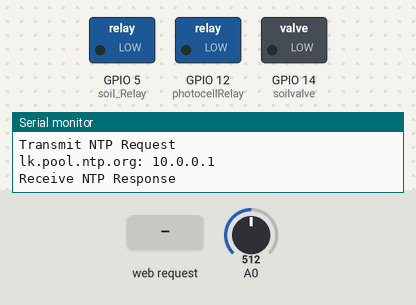
The sketch below on a simulated ESP8266 (NodeMCU). Parts: switched loads named in the sketch (green lamp = pin HIGH), the last lines printed to the serial monitor. Inputs (shaded band) come from the test bench; at power-on: A0 = 512. WiFi joins after 1.5 s; servers stay silent unless stated.

Above: at 2.7 s.
2.8 s: HTTP request GET /garden/soil/1 received
At 3.8 s:
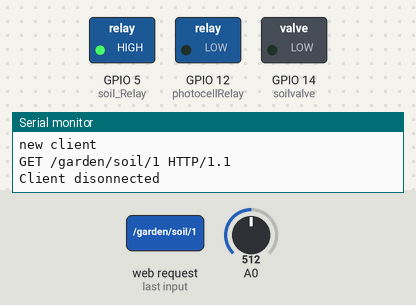
4.3 s: HTTP request GET /garden/soilvalve/1 received
At 5.0 s:
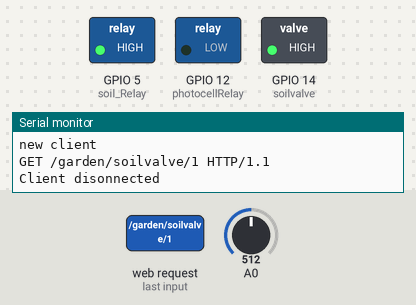
5.8 s: HTTP request GET /garden/soil/0 received
At 6.1 s:
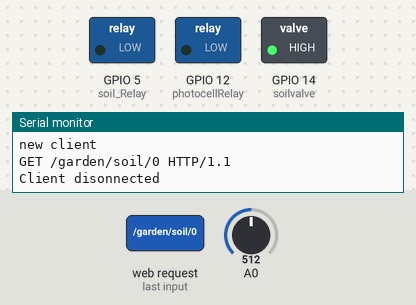
7.3 s: HTTP request GET /garden/soilvalve/0 received
At 8.5 s:
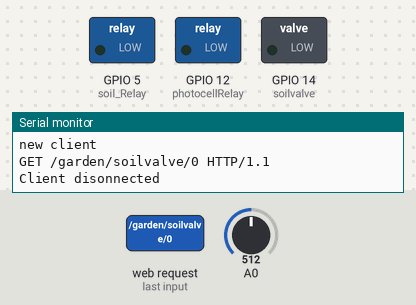
Timing chart, 0 to 9.8 s (numbered marks = the images above; inputs shaded):
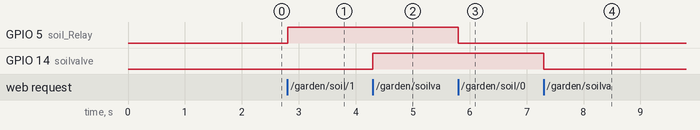

Measured:
- after the input at 2.8 s, GPIO 5 (soil_Relay): LOW → HIGH at once
- after the input at 4.3 s, GPIO 14 (soilvalve): LOW → HIGH at once
- after the input at 5.8 s, GPIO 5 (soil_Relay): HIGH → LOW at once
- after the input at 7.3 s, GPIO 14 (soilvalve): HIGH → LOW at once

The sketch:

gardenV1-P2.ino
```cpp
#include <TimeLib.h>
#include <ESP8266WiFi.h>
#include <WiFiUdp.h>

const char* ssid = "JaraWifi";
const char* password = "jaraz12345";

const char* host = "www.txtlocal.com";

WiFiServer server(80);

static const char ntpServerName[] = "lk.pool.ntp.org";
const float timeZone = 5.50;

WiFiUDP Udp;
unsigned int localPort = 8888;  // local port to listen for UDP packets

String store_var="stTime1|endTime1&";

time_t getNtpTime();
String digitalClockDisplay();
String printDigits(int digits);
void sendNTPpacket(IPAddress &address);

void setup() {
  pinMode(2, INPUT);//
  pinMode(5, OUTPUT);//soil Relay
  pinMode(14, OUTPUT);//soilvalve
  pinMode(12,OUTPUT);//photocellRelay
  digitalWrite(12, 0);//automatic light control is not active @ the begiging
  digitalWrite(14, 0);

  Serial.begin(115200);
  delay(10);

  // Connect to WiFi network
  Serial.println();
  Serial.println();
  Serial.print("Connecting to ");
  Serial.println(ssid);

  WiFi.begin(ssid, password);

  while (WiFi.status() != WL_CONNECTED) {
    delay(500);
    Serial.print(".");
  }
  Serial.println("");
  Serial.println("WiFi connected");

  // Start the server
  server.begin();
  Serial.println("Server started");

  // Print the IP address
  Serial.println(WiFi.localIP());

  Udp.begin(localPort);
  setSyncProvider(getNtpTime);
  setSyncInterval(300);
}

time_t prevDisplay = 0;

void loop() {
  //soilmoisture sensor
  int sensorReading = analogRead(0);//soilMoistureSensor

  // Check if a client has connected
  WiFiClient client = server.available();
  if (!client) {
    return;
  }

  // Wait until the client sends some data
  Serial.println("new client");
  while(!client.available()){
    delay(1);
  }

  // Read the first line of the request
  String req = client.readStringUntil('\r');
  Serial.println(req);
  client.flush();

  // Match the request
  String pos;
  String s;
  if (req.indexOf("/garden/soil/0") != -1){
    digitalWrite(5, 0);
    s = "HTTP/1.1 200 OK\r\nContent-Type: text/plain\r\n\r\nsoilMoisture Sensor Down";}

  else if (req.indexOf("/garden/soil/1") != -1){
    digitalWrite(5, 1);
    s = "HTTP/1.1 200 OK\r\nContent-Type: text/plain\r\n\r\nsoilMoisture Sensor Up";}

  else if (req.indexOf("/garden/soil/check/1") != -1){
    s = "HTTP/1.1 200 OK\r\nContent-Type: text/plain\r\n\r\nSoil moisture is "+String(sensorReading)+"out of 1024";}

  else if (req.indexOf("/garden/soilvalve/0") != -1){
    digitalWrite(14, 0);
    s = "HTTP/1.1 200 OK\r\nContent-Type: text/plain\r\n\r\nSoil Valve Down";}

  else if (req.indexOf("/garden/soilvalve/1") != -1){
    digitalWrite(14, 1);
    s = "HTTP/1.1 200 OK\r\nContent-Type: text/plain\r\n\r\nSoil valve Up";}

  else if (req.indexOf("/garden/soilvalve/check/1") != -1){
    if(digitalRead(14)==LOW){
      pos="soilValve is closed!";}
    else if(digitalRead(14)==HIGH){
      pos="soilValve is open!";}
    s = "HTTP/1.1 200 OK\r\nContent-Type: text/plain\r\n\r\n"+pos;}

  else if (req.indexOf("/garden/photocell/0") != -1){
    digitalWrite(14, 0);
    s = "HTTP/1.1 200 OK\r\nContent-Type: text/plain\r\n\r\nAutolight Down";}

  else if (req.indexOf("/garden/photocell/1") != -1){
    digitalWrite(14, 1);
    s = "HTTP/1.1 200 OK\r\nContent-Type: text/plain\r\n\r\nAutolight Up";}

  else if (req.indexOf("/garden/notification") != -1){
    s = "HTTP/1.1 200 OK\r\nContent-Type: text/plain\r\n\r\n"+store_var;}

  else {
    Serial.println("invalid request");
    client.stop();
    return;
  }

  client.flush();

  // Send the response to the client
  client.print(s);
  delay(1);
  Serial.println("Client disonnected");

  // The client will actually be disconnected
  // when the function returns and 'client' object is detroyed

}

String digitalClockDisplay()
{
  // digital clock display of the time
  String s= String(hour());
  s+=printDigits(minute());
  s+=printDigits(second());
  s+=" ";
  s+=String(day());
  s+=".";
  s+=String(month());
  s+=".";
  s+=String(year());

  return s;
}

String printDigits(int digits)
{
  // utility for digital clock display: prints preceding colon and leading 0
  String dts=":";
  if (digits < 10)
    dts=dts+'0';
  dts=dts+String(digits);
  return dts;
}

const int NTP_PACKET_SIZE = 48; // NTP time is in the first 48 bytes of message
byte packetBuffer[NTP_PACKET_SIZE]; //buffer to hold incoming & outgoing packets

time_t getNtpTime()
{
  IPAddress ntpServerIP; // NTP server's ip address

  while (Udp.parsePacket() > 0) ; // discard any previously received packets
  Serial.println("Transmit NTP Request");
  // get a random server from the pool
  WiFi.hostByName(ntpServerName, ntpServerIP);
  Serial.print(ntpServerName);
  Serial.print(": ");
  Serial.println(ntpServerIP);
  sendNTPpacket(ntpServerIP);
  uint32_t beginWait = millis();
  while (millis() - beginWait < 1500) {
    int size = Udp.parsePacket();
    if (size >= NTP_PACKET_SIZE) {
      Serial.println("Receive NTP Response");
      Udp.read(packetBuffer, NTP_PACKET_SIZE);  // read packet into the buffer
      unsigned long secsSince1900;
      // convert four bytes starting at location 40 to a long integer
      secsSince1900 =  (unsigned long)packetBuffer[40] << 24;
      secsSince1900 |= (unsigned long)packetBuffer[41] << 16;
      secsSince1900 |= (unsigned long)packetBuffer[42] << 8;
      secsSince1900 |= (unsigned long)packetBuffer[43];
      return secsSince1900 - 2208988800UL + timeZone * SECS_PER_HOUR;
    }
  }
  Serial.println("No NTP Response :-(");
  return 0; // return 0 if unable to get the time
}

// send an NTP request to the time server at the given address
void sendNTPpacket(IPAddress &address)
{
  // set all bytes in the buffer to 0
  memset(packetBuffer, 0, NTP_PACKET_SIZE);
  // Initialize values needed to form NTP request
  // (see URL above for details on the packets)
  packetBuffer[0] = 0b11100011;   // LI, Version, Mode
  packetBuffer[1] = 0;     // Stratum, or type of clock
  packetBuffer[2] = 6;     // Polling Interval
  packetBuffer[3] = 0xEC;  // Peer Clock Precision
  // 8 bytes of zero for Root Delay & Root Dispersion
  packetBuffer[12] = 49;
  packetBuffer[13] = 0x4E;
  packetBuffer[14] = 49;
  packetBuffer[15] = 52;
  // all NTP fields have been given values, now
  // you can send a packet requesting a timestamp:
  Udp.beginPacket(address, 123); //NTP requests are to port 123
  Udp.write(packetBuffer, NTP_PACKET_SIZE);
  Udp.endPacket();
}
```
